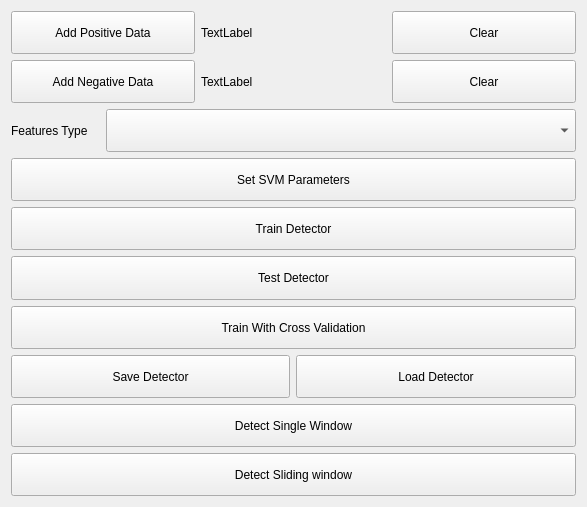
<?xml version="1.0" encoding="UTF-8"?>
<ui version="4.0">
 <class>TrainerMainWindow</class>
 <widget class="QMainWindow" name="TrainerMainWindow">
  <property name="geometry">
   <rect>
    <x>0</x>
    <y>0</y>
    <width>587</width>
    <height>507</height>
   </rect>
  </property>
  <property name="windowTitle">
   <string>My Person detection Trainer</string>
  </property>
  <property name="styleSheet">
   <string notr="true"/>
  </property>
  <widget class="QWidget" name="centralWidget">
   <layout class="QGridLayout" name="gridLayout">
    <item row="1" column="0">
     <layout class="QGridLayout" name="gridLayout_2">
      <item row="4" column="0" colspan="6">
       <widget class="QPushButton" name="pushButton_7">
        <property name="sizePolicy">
         <sizepolicy hsizetype="Minimum" vsizetype="MinimumExpanding">
          <horstretch>0</horstretch>
          <verstretch>0</verstretch>
         </sizepolicy>
        </property>
        <property name="text">
         <string>Train Detector</string>
        </property>
       </widget>
      </item>
      <item row="5" column="0" colspan="6">
       <widget class="QPushButton" name="pushButton_9">
        <property name="sizePolicy">
         <sizepolicy hsizetype="Minimum" vsizetype="MinimumExpanding">
          <horstretch>0</horstretch>
          <verstretch>0</verstretch>
         </sizepolicy>
        </property>
        <property name="text">
         <string>Test Detector</string>
        </property>
       </widget>
      </item>
      <item row="9" column="0" colspan="6">
       <widget class="QPushButton" name="pushButton_10">
        <property name="sizePolicy">
         <sizepolicy hsizetype="Minimum" vsizetype="MinimumExpanding">
          <horstretch>0</horstretch>
          <verstretch>0</verstretch>
         </sizepolicy>
        </property>
        <property name="text">
         <string>Detect Single Window</string>
        </property>
       </widget>
      </item>
      <item row="7" column="0" colspan="3">
       <widget class="QPushButton" name="pushButton_5">
        <property name="sizePolicy">
         <sizepolicy hsizetype="Minimum" vsizetype="MinimumExpanding">
          <horstretch>0</horstretch>
          <verstretch>0</verstretch>
         </sizepolicy>
        </property>
        <property name="text">
         <string>Save Detector</string>
        </property>
       </widget>
      </item>
      <item row="1" column="4" colspan="2">
       <widget class="QPushButton" name="pushButton_4">
        <property name="sizePolicy">
         <sizepolicy hsizetype="Minimum" vsizetype="MinimumExpanding">
          <horstretch>0</horstretch>
          <verstretch>0</verstretch>
         </sizepolicy>
        </property>
        <property name="text">
         <string>Clear</string>
        </property>
       </widget>
      </item>
      <item row="3" column="0" colspan="6">
       <widget class="QPushButton" name="pushButton_8">
        <property name="sizePolicy">
         <sizepolicy hsizetype="Minimum" vsizetype="MinimumExpanding">
          <horstretch>0</horstretch>
          <verstretch>0</verstretch>
         </sizepolicy>
        </property>
        <property name="text">
         <string>Set SVM Parameters</string>
        </property>
       </widget>
      </item>
      <item row="7" column="3" colspan="3">
       <widget class="QPushButton" name="pushButton_6">
        <property name="sizePolicy">
         <sizepolicy hsizetype="Minimum" vsizetype="MinimumExpanding">
          <horstretch>0</horstretch>
          <verstretch>0</verstretch>
         </sizepolicy>
        </property>
        <property name="text">
         <string>Load Detector</string>
        </property>
       </widget>
      </item>
      <item row="1" column="0" colspan="2">
       <widget class="QPushButton" name="pushButton_3">
        <property name="sizePolicy">
         <sizepolicy hsizetype="Minimum" vsizetype="MinimumExpanding">
          <horstretch>0</horstretch>
          <verstretch>0</verstretch>
         </sizepolicy>
        </property>
        <property name="text">
         <string>Add Negative Data</string>
        </property>
       </widget>
      </item>
      <item row="2" column="0">
       <widget class="QLabel" name="label">
        <property name="sizePolicy">
         <sizepolicy hsizetype="Minimum" vsizetype="MinimumExpanding">
          <horstretch>0</horstretch>
          <verstretch>0</verstretch>
         </sizepolicy>
        </property>
        <property name="text">
         <string>Features Type</string>
        </property>
       </widget>
      </item>
      <item row="1" column="2" colspan="2">
       <widget class="QLabel" name="NegLabel">
        <property name="sizePolicy">
         <sizepolicy hsizetype="Minimum" vsizetype="MinimumExpanding">
          <horstretch>0</horstretch>
          <verstretch>0</verstretch>
         </sizepolicy>
        </property>
        <property name="text">
         <string>TextLabel</string>
        </property>
       </widget>
      </item>
      <item row="0" column="4" colspan="2">
       <widget class="QPushButton" name="pushButton_2">
        <property name="sizePolicy">
         <sizepolicy hsizetype="Minimum" vsizetype="MinimumExpanding">
          <horstretch>0</horstretch>
          <verstretch>0</verstretch>
         </sizepolicy>
        </property>
        <property name="text">
         <string>Clear</string>
        </property>
       </widget>
      </item>
      <item row="2" column="1" colspan="5">
       <widget class="QComboBox" name="FeaturesTypeCombo">
        <property name="sizePolicy">
         <sizepolicy hsizetype="Minimum" vsizetype="MinimumExpanding">
          <horstretch>0</horstretch>
          <verstretch>0</verstretch>
         </sizepolicy>
        </property>
       </widget>
      </item>
      <item row="6" column="0" colspan="6">
       <widget class="QPushButton" name="pushButton_12">
        <property name="sizePolicy">
         <sizepolicy hsizetype="Minimum" vsizetype="MinimumExpanding">
          <horstretch>0</horstretch>
          <verstretch>0</verstretch>
         </sizepolicy>
        </property>
        <property name="text">
         <string>Train With Cross Validation</string>
        </property>
       </widget>
      </item>
      <item row="0" column="0" colspan="2">
       <widget class="QPushButton" name="pushButton">
        <property name="sizePolicy">
         <sizepolicy hsizetype="Minimum" vsizetype="MinimumExpanding">
          <horstretch>0</horstretch>
          <verstretch>0</verstretch>
         </sizepolicy>
        </property>
        <property name="text">
         <string>Add Positive Data</string>
        </property>
       </widget>
      </item>
      <item row="0" column="2" colspan="2">
       <widget class="QLabel" name="PosLabel">
        <property name="sizePolicy">
         <sizepolicy hsizetype="Minimum" vsizetype="MinimumExpanding">
          <horstretch>0</horstretch>
          <verstretch>0</verstretch>
         </sizepolicy>
        </property>
        <property name="text">
         <string>TextLabel</string>
        </property>
       </widget>
      </item>
      <item row="10" column="0" colspan="6">
       <widget class="QPushButton" name="pushButton_13">
        <property name="sizePolicy">
         <sizepolicy hsizetype="Minimum" vsizetype="MinimumExpanding">
          <horstretch>0</horstretch>
          <verstretch>0</verstretch>
         </sizepolicy>
        </property>
        <property name="text">
         <string>Detect Sliding window</string>
        </property>
       </widget>
      </item>
     </layout>
    </item>
   </layout>
  </widget>
 </widget>
 <layoutdefault spacing="6" margin="11"/>
 <resources/>
 <connections>
  <connection>
   <sender>pushButton</sender>
   <signal>clicked()</signal>
   <receiver>TrainerMainWindow</receiver>
   <slot>addPos()</slot>
   <hints>
    <hint type="sourcelabel">
     <x>52</x>
     <y>50</y>
    </hint>
    <hint type="destinationlabel">
     <x>7</x>
     <y>64</y>
    </hint>
   </hints>
  </connection>
  <connection>
   <sender>pushButton_3</sender>
   <signal>clicked()</signal>
   <receiver>TrainerMainWindow</receiver>
   <slot>addNeg()</slot>
   <hints>
    <hint type="sourcelabel">
     <x>53</x>
     <y>85</y>
    </hint>
    <hint type="destinationlabel">
     <x>3</x>
     <y>92</y>
    </hint>
   </hints>
  </connection>
  <connection>
   <sender>pushButton_2</sender>
   <signal>clicked()</signal>
   <receiver>TrainerMainWindow</receiver>
   <slot>clearPos()</slot>
   <hints>
    <hint type="sourcelabel">
     <x>576</x>
     <y>50</y>
    </hint>
    <hint type="destinationlabel">
     <x>527</x>
     <y>59</y>
    </hint>
   </hints>
  </connection>
  <connection>
   <sender>pushButton_4</sender>
   <signal>clicked()</signal>
   <receiver>TrainerMainWindow</receiver>
   <slot>clearNeg()</slot>
   <hints>
    <hint type="sourcelabel">
     <x>576</x>
     <y>97</y>
    </hint>
    <hint type="destinationlabel">
     <x>526</x>
     <y>90</y>
    </hint>
   </hints>
  </connection>
  <connection>
   <sender>pushButton_8</sender>
   <signal>clicked()</signal>
   <receiver>TrainerMainWindow</receiver>
   <slot>setSVMParams()</slot>
   <hints>
    <hint type="sourcelabel">
     <x>50</x>
     <y>193</y>
    </hint>
    <hint type="destinationlabel">
     <x>5</x>
     <y>144</y>
    </hint>
   </hints>
  </connection>
  <connection>
   <sender>pushButton_7</sender>
   <signal>clicked()</signal>
   <receiver>TrainerMainWindow</receiver>
   <slot>train()</slot>
   <hints>
    <hint type="sourcelabel">
     <x>51</x>
     <y>240</y>
    </hint>
    <hint type="destinationlabel">
     <x>1</x>
     <y>167</y>
    </hint>
   </hints>
  </connection>
  <connection>
   <sender>pushButton_9</sender>
   <signal>clicked()</signal>
   <receiver>TrainerMainWindow</receiver>
   <slot>test()</slot>
   <hints>
    <hint type="sourcelabel">
     <x>58</x>
     <y>287</y>
    </hint>
    <hint type="destinationlabel">
     <x>6</x>
     <y>200</y>
    </hint>
   </hints>
  </connection>
  <connection>
   <sender>pushButton_12</sender>
   <signal>clicked()</signal>
   <receiver>TrainerMainWindow</receiver>
   <slot>crossValidate()</slot>
   <hints>
    <hint type="sourcelabel">
     <x>92</x>
     <y>334</y>
    </hint>
    <hint type="destinationlabel">
     <x>6</x>
     <y>235</y>
    </hint>
   </hints>
  </connection>
  <connection>
   <sender>pushButton_5</sender>
   <signal>clicked()</signal>
   <receiver>TrainerMainWindow</receiver>
   <slot>saveSVM()</slot>
   <hints>
    <hint type="sourcelabel">
     <x>51</x>
     <y>381</y>
    </hint>
    <hint type="destinationlabel">
     <x>5</x>
     <y>265</y>
    </hint>
   </hints>
  </connection>
  <connection>
   <sender>pushButton_6</sender>
   <signal>clicked()</signal>
   <receiver>TrainerMainWindow</receiver>
   <slot>loadSVM()</slot>
   <hints>
    <hint type="sourcelabel">
     <x>576</x>
     <y>381</y>
    </hint>
    <hint type="destinationlabel">
     <x>525</x>
     <y>265</y>
    </hint>
   </hints>
  </connection>
  <connection>
   <sender>pushButton_10</sender>
   <signal>clicked()</signal>
   <receiver>TrainerMainWindow</receiver>
   <slot>detectSingleWindow()</slot>
   <hints>
    <hint type="sourcelabel">
     <x>43</x>
     <y>428</y>
    </hint>
    <hint type="destinationlabel">
     <x>3</x>
     <y>300</y>
    </hint>
   </hints>
  </connection>
  <connection>
   <sender>FeaturesTypeCombo</sender>
   <signal>currentIndexChanged(int)</signal>
   <receiver>TrainerMainWindow</receiver>
   <slot>setFeaturesType(int)</slot>
   <hints>
    <hint type="sourcelabel">
     <x>504</x>
     <y>125</y>
    </hint>
    <hint type="destinationlabel">
     <x>526</x>
     <y>125</y>
    </hint>
   </hints>
  </connection>
  <connection>
   <sender>pushButton_13</sender>
   <signal>clicked()</signal>
   <receiver>TrainerMainWindow</receiver>
   <slot>detectSlidingWindowBatch()</slot>
   <hints>
    <hint type="sourcelabel">
     <x>22</x>
     <y>475</y>
    </hint>
    <hint type="destinationlabel">
     <x>2</x>
     <y>351</y>
    </hint>
   </hints>
  </connection>
 </connections>
 <slots>
  <slot>addPos()</slot>
  <slot>addNeg()</slot>
  <slot>clearPos()</slot>
  <slot>clearNeg()</slot>
  <slot>setSVMParams()</slot>
  <slot>train()</slot>
  <slot>test()</slot>
  <slot>crossValidate()</slot>
  <slot>saveSVM()</slot>
  <slot>loadSVM()</slot>
  <slot>detectSingleWindow()</slot>
  <slot>detectSlidingWindow()</slot>
  <slot>setFeaturesType(int)</slot>
  <slot>detectSlidingWindowBatch()</slot>
 </slots>
</ui>
